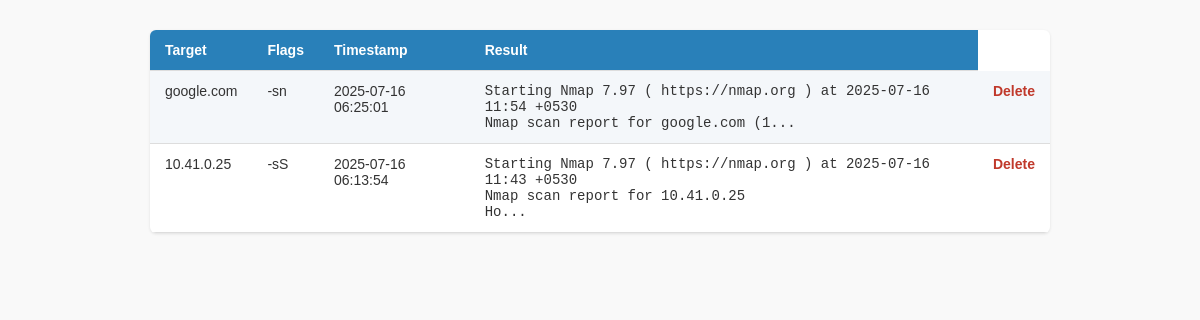
Screenshot of /nmap/history with the database file from the repository.
### models/nmap_model.py (models this page shows)
class NmapResult(db.Model):
    id = db.Column(db.Integer, primary_key=True)
    target = db.Column(db.String(100), nullable=False)
    flags = db.Column(db.String(100), nullable=False)
    result = db.Column(db.Text, nullable=False)
    timestamp = db.Column(db.DateTime, default=datetime.utcnow)

### tools/nmap/routes.py (the view)
@nmap_bp.route('/nmap/history')
def nmap_history():
    results = NmapResult.query.order_by(NmapResult.timestamp.desc()).all()
    return render_template('nmap_history.html', results=results)

### tools/nmap/templates/nmap/nmap_history.html (shortened to what this page needs)
<!DOCTYPE html>
<html>
<head>
</head>
<body>
    <table>
      <tr>
         <th>Target</th>
         <th>Flags</th>
         <th>Timestamp</th>
         <th>Result</th>
      </tr>
{% for r in results %}
<tr>
  <td>{{ r.target }}</td>
  <td>{{r.flags }}</td>
  <td>{{ r.timestamp.strftime('%Y-%m-%d %H:%M:%S') }}</td>
  <td><pre>{{ r.result[:100] }}...</pre></td>
  <td>
     <a href="{{url_for('nmap.delete_entry',id=r.id)}}">Delete</a>
  </td>
</tr>
{% endfor %}
</body>
</html>

### tools/nmap/templates/nmap/nmap_history.html (style rules this page uses)
body { font-family: Arial, sans-serif; max-width: 900px; margin: 30px auto; padding: 0 15px; background: #f9f9f9; color: #333; }
table { width: 100%; border-collapse: collapse; margin-bottom: 25px; background: #fff; box-shadow: 0 1px 3px rgba(0,0,0,0.1); border-radius: 6px; overflow: hidden; }
th, td { padding: 12px 15px; border-bottom: 1px solid #ddd; text-align: left; vertical-align: top; font-size: 14px; }
th { background-color: #2980b9; color: white; font-weight: 600; }
tr:nth-child(even) { background-color: #f4f7fa; }
pre { margin: 0; font-family: monospace; white-space: pre-wrap; max-height: 100px; overflow: auto; }
a { color: #c0392b; text-decoration: none; font-weight: bold; }

### rows the page displays
NmapResult: target "google.com", flags "-sn", timestamp "2025-07-16 06:25:01", result "Starting Nmap 7.97 ( https://nmap.org ) at 2025-07-16 11:54 +0530 Nmap scan report for google.com (1"
NmapResult: target "10.41.0.25", flags "-sS", timestamp "2025-07-16 06:13:54", result "Starting Nmap 7.97 ( https://nmap.org ) at 2025-07-16 11:43 +0530 Nmap scan report for 10.41.0.25 Ho"
